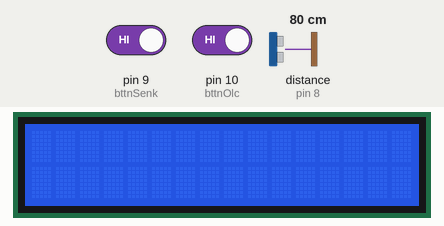
Simulated run of this sketch. Board: Arduino Uno, built with avr-gcc and run on an emulated ATmega328P. Parts: 16×2 character LCD. The test bench sets the inputs (shaded band); at power-on: pin 9 (bttnSenk) HIGH, pin 10 (bttnOlc) HIGH, distance to the obstacle (sensor on pin 8) 80 cm. The echo pulse lasts 58.3 µs per cm.

Above: at 1.2 s.
1.3 s: pin 9 (bttnSenk) driven LOW
At 2.5 s:
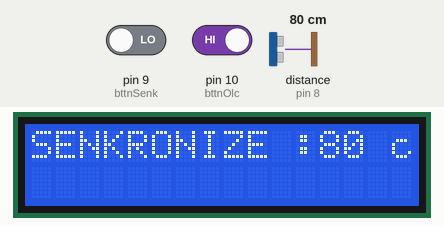
2.8 s: pin 10 (bttnOlc) driven LOW
At 3.8 s:
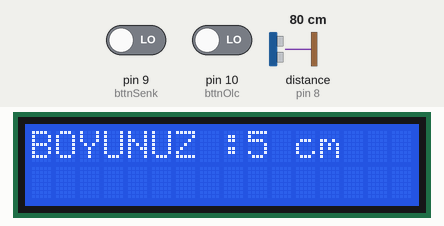
5.8 s: distance to the obstacle (sensor on pin 8) set to 2 cm
At 7.0 s:
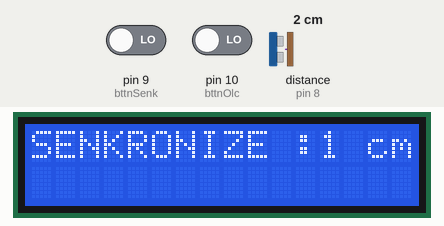
8.8 s: distance to the obstacle (sensor on pin 8) set to 4 cm
At 10.0 s:
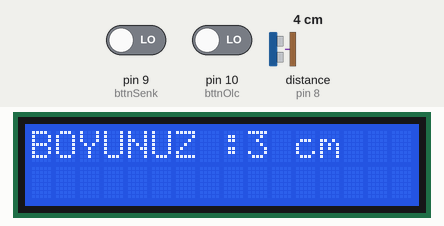
11.8 s: distance to the obstacle (sensor on pin 8) set to 9 cm
At 12.9 s:
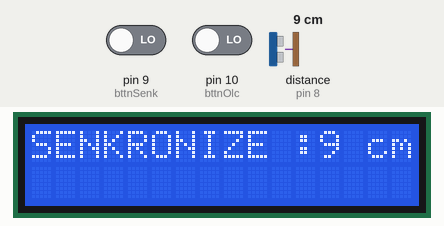
14.8 s: pin 9 (bttnSenk) driven HIGH
Timing chart, 0 to 17.8 s (numbered marks = the images above; inputs shaded):
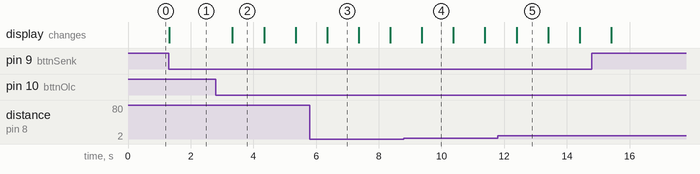

Measured:
- after the input at 1.3 s, the display: changes at once (image 1)
- after the input at 2.8 s, the display: changes after 0.53 s (image 2)
- after the input at 5.8 s, the display: changes after 0.56 s (image 3)
- after the input at 8.8 s, the display: changes after 0.58 s (image 4)
- after the input at 11.8 s, the display: changes after 0.59 s (image 5)
- what the display in image 2 shows lasts 1.0 s, from 3.3 s to 4.3 s

The sketch:

BOYOLCER.ino
```cpp
#include <LiquidCrystal.h>
LiquidCrystal LCD(12,11,5,4,3,2);
int trig=7;
int echo=8;
int sure=0;
int mesafe1=0;
int mesafe2=0;
int sonuc=0;
int bttnSenk=9;
int bttnOlc=10;


void setup()
{

  LCD.begin(16,2);
  LCD.clear();
  pinMode(trig,OUTPUT);
  pinMode(echo,INPUT);
  pinMode(bttnSenk,INPUT);
  pinMode(bttnOlc,INPUT);
  Serial.begin(9600);


}

void loop()
{
    if(digitalRead(bttnSenk)==LOW)
  {
  digitalWrite(trig,HIGH);
  delayMicroseconds(1000);
  digitalWrite(trig,LOW);
  sure= pulseIn(echo,HIGH);
  mesafe1=(sure/2)/(29.1);
  LCD.clear();
  LCD.print("SENKRONIZE :");
  LCD.print(mesafe1);
  LCD.print(" cm");
  delay(1000);
  }
      if(digitalRead(bttnOlc)==LOW)
  {
  digitalWrite(trig,HIGH);
  delayMicroseconds(1000);
  digitalWrite(trig,LOW);
  sure= pulseIn(echo,HIGH);
  mesafe2=(sure/2)/(29.1);
  sonuc=(mesafe1-mesafe2)+5;
  LCD.clear();
  LCD.print("BOYUNUZ :");
  LCD.print(sonuc);
  LCD.print(" cm");
  delay(1000);
  }


}
```
